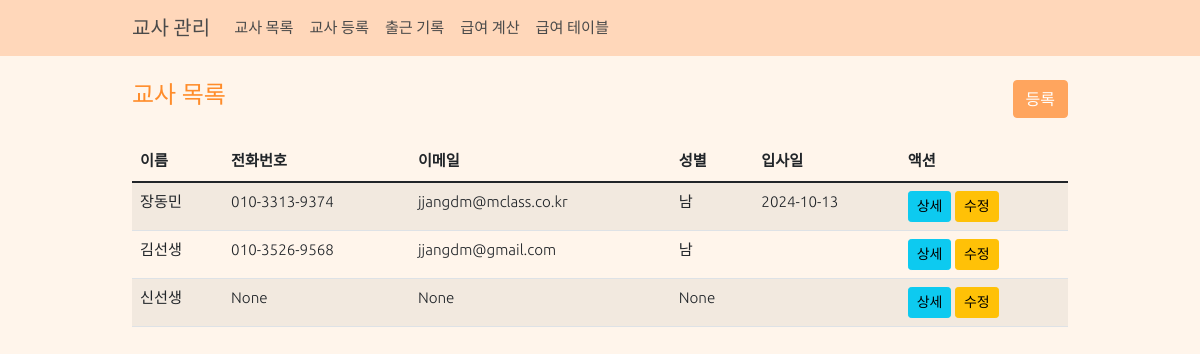
/teachers/ (signed in), run on an earlier commit of the app's database.
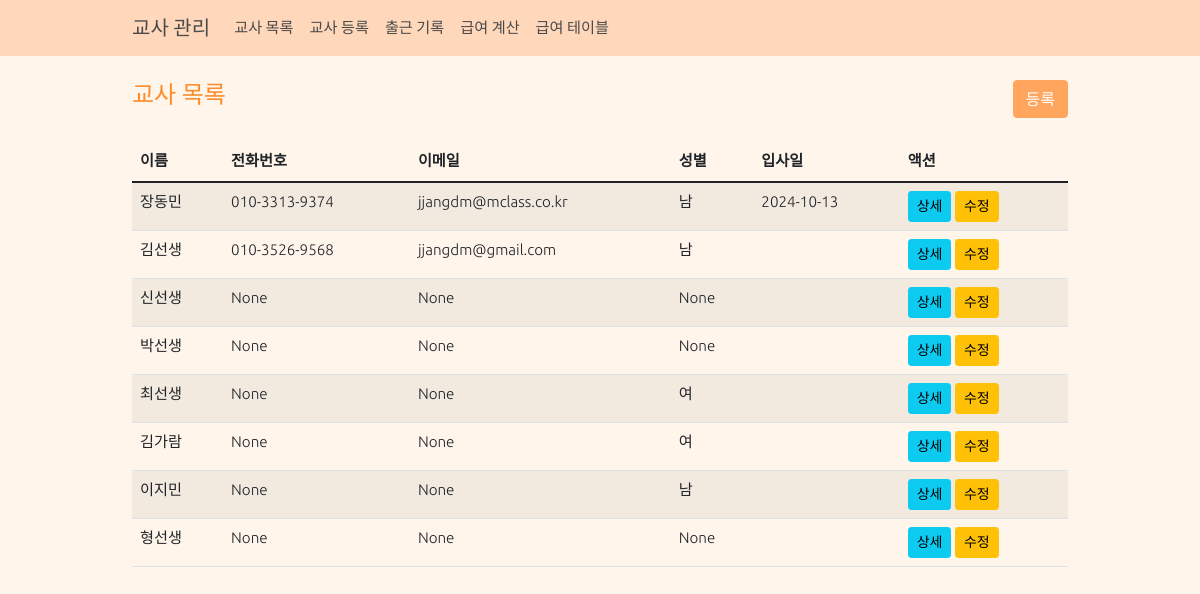
And on a later commit of the database.
### teachers/models.py (models this page shows, shortened)
class Teacher(models.Model):
    GENDER_CHOICES = [
        ('M', '남'),
        ('F', '여'),
    ]
    name = models.CharField(max_length=100, verbose_name='이름')
    phone_number = models.CharField(
        max_length=11,
        validators=[validate_phone_number],
        blank=True,
        null=True,
        verbose_name='전화번호'
    )
    email = models.EmailField(blank=True, null=True, verbose_name='이메일')
    gender = models.CharField(max_length=1, choices=GENDER_CHOICES, blank=True, null=True, verbose_name='성별')
    hire_date = models.DateField(blank=True, null=True, verbose_name='입사일')
    resignation_date = models.DateField(blank=True, null=True, verbose_name='퇴사일')
    bank = models.ForeignKey('common.Bank', on_delete=models.SET_NULL, blank=True, null=True, verbose_name='거래은행')
    account_number = models.CharField(max_length=20, blank=True, null=True, verbose_name='급여계좌')
    base_salary = models.IntegerField(blank=True, null=True, verbose_name='급여기준', default=15000)
    additional_salary = models.IntegerField(blank=True, null=True, verbose_name='추가급여', default=0)
    other_info = models.TextField(blank=True, null=True, verbose_name='기타')
    is_active = models.BooleanField(default=True, verbose_name='재직중')
    extra_field1 = models.CharField(max_length=100, blank=True, null=True, verbose_name='예비1')
    extra_field2 = models.CharField(max_length=100, blank=True, null=True, verbose_name='예비2')
    extra_field3 = models.CharField(max_length=100, blank=True, null=True, verbose_name='예비3')
    extra_field4 = models.CharField(max_length=100, blank=True, null=True, verbose_name='예비4')
    class Meta:
        verbose_name = '교사'
        verbose_name_plural = '교사'

### teachers/views.py (the view)
# urls.py: path('', views.TeacherListView.as_view(), name='teacher_list'),
class TeacherListView(LoginRequiredMixin, ListView):
    model = Teacher
    template_name = 'teachers/teacher_list.html'
    context_object_name = 'teachers'

### templates/teachers/teacher_list.html (shortened to what this page needs)
{% extends 'base.html' %}
{% block content %}
<div class="d-flex justify-content-between align-items-center mb-4">
    <h4>교사 목록</h4>
    <a href="{% url 'teachers:teacher_create' %}" class="btn btn-primary">등록</a>
</div>
<table class="table table-striped">
    <thead>
        <tr>
            <th>이름</th>
            <th>전화번호</th>
            <th>이메일</th>
            <th>성별</th>
            <th>입사일</th>
            <th>액션</th>
        </tr>
    </thead>
    <tbody>
        {% for teacher in teachers %}
        <tr>
            <td>{{ teacher.name }}</td>
            <td>{{ teacher.phone_number }}</td>
            <td>{{ teacher.email }}</td>
            <td>{{ teacher.get_gender_display }}</td>
            <td>{{ teacher.hire_date|date:"Y-m-d" }}</td>
            <td>
                <a href="{% url 'teachers:teacher_detail' teacher.id %}" class="btn btn-sm btn-info">상세</a>
                <a href="{% url 'teachers:teacher_update' teacher.id %}" class="btn btn-sm btn-warning">수정</a>
            </td>
        </tr>
        {% empty %}
        <tr>
            <td colspan="6">등록된 교사가 없습니다.</td>
        </tr>
        {% endfor %}
    </tbody>
</table>
{% endblock %}

### templates/base.html (shortened to what this page needs)
<!DOCTYPE html>
<html lang="ko">
<head>
    <link href="https://cdn.jsdelivr.net/npm/bootstrap@5.1.3/dist/css/bootstrap.min.css" rel="stylesheet">
</head>
<body>
    <nav class="navbar navbar-expand-lg navbar-light">
        <div class="container">
            <a class="navbar-brand" href="{% url 'teachers:teacher_list' %}">교사 관리</a>
            <div class="collapse navbar-collapse" id="navbarNav">
                <ul class="navbar-nav">
                    <li class="nav-item">
                        <a class="nav-link" href="{% url 'teachers:teacher_list' %}">교사 목록</a>
                    </li>
                    <li class="nav-item">
                        <a class="nav-link" href="{% url 'teachers:teacher_create' %}">교사 등록</a>
                    </li>
                    <li class="nav-item">
                        <a class="nav-link" href="{% url 'teachers:attendance_create' %}">출근 기록</a>
                    </li>
                    <li class="nav-item">
                        <a class="nav-link" href="{% url 'teachers:salary_calculation' %}">급여 계산</a>
                    </li>
                    <li class="nav-item">
                        <a class="nav-link" href="{% url 'teachers:salary_table' %}">급여 테이블</a>
                    </li>
                </ul>
            </div>
        </div>
    </nav>
    <div class="container mt-4">
        {% block content %}
        {% endblock %}
    </div>
</body>
</html>

### templates/base.html (style rules this page uses)
body { font-family: 'Ubuntu', sans-serif; font-weight: 300; font-size: 0.95rem; background-color: #FFF5EB; color: #4A4A4A; }
.navbar { background-color: #FFD7BA !important; }
.navbar-light .navbar-brand, .navbar-light .nav-link { color: #4A4A4A !important; }
.btn-primary { background-color: #FFA55E; border-color: #FFA55E; }
h1, h2, h3, h4, h5, h6 { color: #FF8C2A; }
.container { max-width: 960px; }

What changed in the data, as far as the page shows it:
added Teacher: name "박선생", phone_number "None", email "None", gender "None"
added Teacher: name "최선생", phone_number "None", email "None", gender "여"
added Teacher: name "김가람", phone_number "None", email "None", gender "여"
added Teacher: name "이지민", phone_number "None", email "None", gender "남"
added Teacher: name "형선생", phone_number "None", email "None", gender "None"
